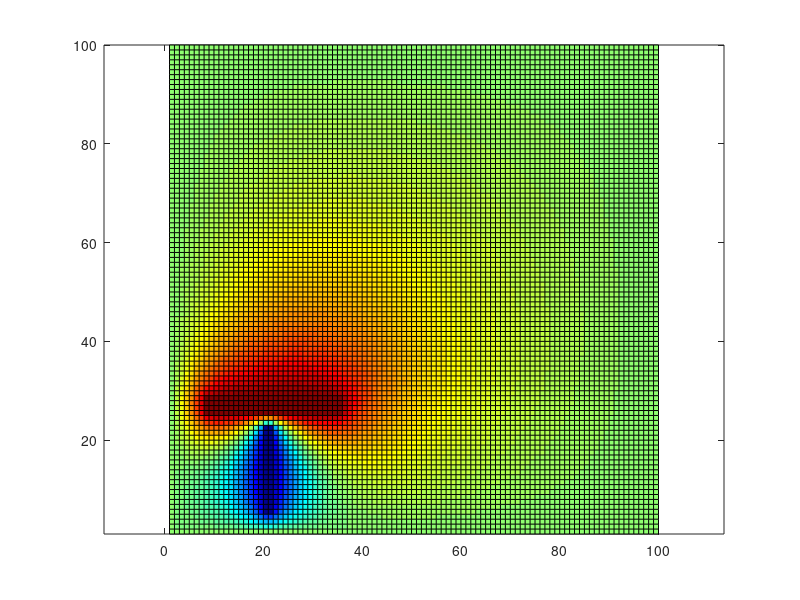

Here is the MATLAB script that generated this plot:
% Resolution equation de Laplace

%% Commandes de nettoyage
clear
close all
clc

%% Dimensions / maillage
dx = 1; % cm
dy = 1; % cm
Nx = 100;
Ny = 100;

%% Potentiels / sources
v0 = 0; % condition aux limites (en V)
v1 = 100; % potentiel du conducteur 1
v2 = -100; % potentiel du conducteur 2

% Initialisation de la matrice de calcul
V = zeros(Nx,Ny); % mettre toute la matrice a zero

% Conditions aux limites
for j = 1:Ny
    V(1,j)=v0;
    V(Nx,j)=v0;
end

for i = 1:Nx
    V(i,1)=v0;
    V(i,Ny)=v0;
end

% Modélisation du conducteur 1
i = 8:35;
j = 25:28;
V(i,j) = v1;

% Modélisation du conducteur 2
i = 20:21;
j = 5:22;
V(i,j) = v2;

% Création d'un seuil pour le calcul des itérations & variation de Nx et Ny
seuil = 1e-4;
nb_iteration = 0;
condition = 10000;
while condition > seuil

    nb_iteration = nb_iteration + 1;
    Vold = V;

    % Calcul du potentiel avec methode DF
    i = 2:Nx-1;
    j = 2:Ny-1;
    V(i,j) = 0.25*(V(i,j+1)+V(i,j-1)+V(i+1,j)+V(i-1,j));

    % On remet aux CIs 
    % Modélisation du conducteur 1
    i = 8:35;
    j = 25:28;
    V(i,j) = v1;
    % Modélisation du conducteur 2
    i = 20:21;
    j = 5:22;
    V(i,j) = v2;

    condition = max(max(abs(Vold-V)));
end

%% Figure
figure;
pcolor(V') % permet de tracer transposée de V
colormap jet % permet d'avoir un contraste de couleur (bleu->rouge)
axis equal % permet d'avoir un repère orthonormé